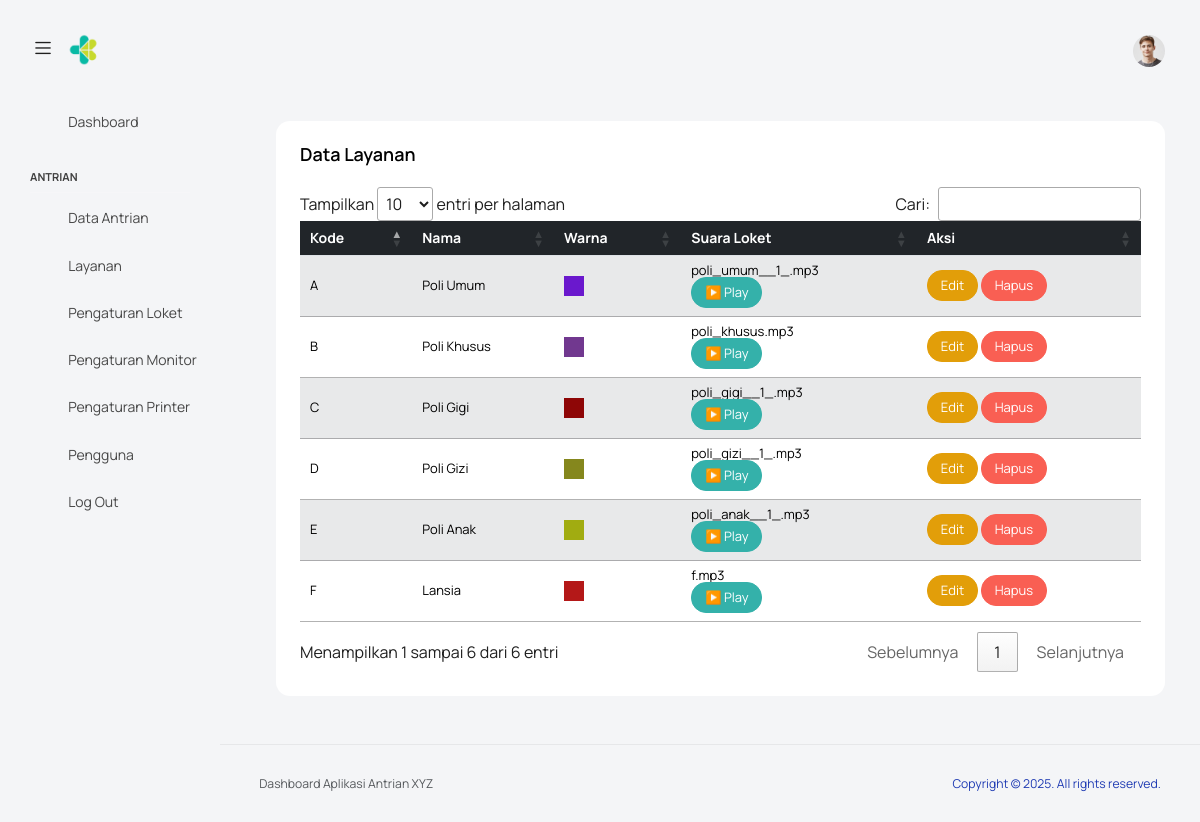
/admin/layanan.php (signed in), run on the app's committed database.
### tables this page shows
CREATE TABLE `layanan` (
  `id` int(11) NOT NULL,
  `kode_layanan` varchar(5) NOT NULL,
  `nama_layanan` varchar(100) NOT NULL,
  `warna` varchar(20) DEFAULT '#cccccc',
  `suara_mp3` varchar(255) DEFAULT NULL
);

### admin/layanan.php (the view, shortened to what this page needs)
<?php
require '../db/config.php';
$result = mysqli_query($conn, "SELECT * FROM layanan");
?>
<!DOCTYPE html>
<html lang="en">
<head>
    <link rel="stylesheet" href="src/assets/vendors/feather/feather.css">
    <link rel="stylesheet" href="src/assets/vendors/mdi/css/materialdesignicons.min.css">
    <link rel="stylesheet" href="src/assets/vendors/ti-icons/css/themify-icons.css">
    <link rel="stylesheet" href="src/assets/vendors/font-awesome/css/font-awesome.min.css">
    <link rel="stylesheet" href="src/assets/vendors/typicons/typicons.css">
    <link rel="stylesheet" href="src/assets/vendors/simple-line-icons/css/simple-line-icons.css">
    <link rel="stylesheet" href="src/assets/vendors/css/vendor.bundle.base.css">
    <link rel="stylesheet" href="src/assets/vendors/bootstrap-datepicker/bootstrap-datepicker.min.css">
    <link rel="stylesheet" href="https://cdn.datatables.net/1.13.6/css/jquery.dataTables.min.css">
    <link rel="stylesheet" href="src/assets/vendors/datatables.net-bs4/dataTables.bootstrap4.css">
    <link rel="stylesheet" type="text/css" href="src/assets/js/select.dataTables.min.css">
    <link rel="stylesheet" href="src/assets/css/style.css">
</head>
<body class="with-welcome-text">
    <div class="container-scroller">
        <?php include 'navbar.php' ?>
        <div class="container-fluid page-body-wrapper">
            <?php include 'sidebar.php' ?>
            <div class="main-panel">
                <div class="content-wrapper">
                    <div class="col-lg-12 grid-margin stretch-card">
                        <div class="card">
                            <div class="card-body">
                                <h4 class="card-title">Data Layanan</h4>
                                <div class="table-responsive">
                                    <table id="riwayatAntrian" class="table table-striped">
                                        <thead class="table-dark">
                                            <tr>
                                                <th>Kode</th>
                                                <th>Nama</th>
                                                <th>Warna</th>
                                                <th>Suara Loket</th>
                                                <th>Aksi</th>
                                            </tr>
                                        </thead>
                                        <tbody>
                                            <?php while ($row = mysqli_fetch_assoc($result)): ?>
                                                <tr>
                                                    <td><?= $row['kode_layanan'] ?></td>
                                                    <td><?= $row['nama_layanan'] ?></td>
                                                    <td>
                                                        <div style="width: 20px; height: 20px; background: <?= $row['warna'] ?>;"></div>
                                                    </td>
                                                    <td>
                                                        <?php if (!empty($row['suara_mp3'])): ?>
                                                            <?= htmlspecialchars($row['suara_mp3']) ?><br>
                                                            <button class="btn btn-sm btn-success" onclick="document.getElementById('audio-<?= $row['id'] ?>').play()">▶️ Play</button>
                                                        <?php else: ?>
                                                            <span class="text-muted">Tidak ada suara</span>
                                                        <?php endif; ?>
                                                    </td>
                                                    <td>
                                                        <button
                                                            class="btn btn-sm btn-warning"
                                                            data-bs-toggle="modal"
                                                            data-bs-target="#editLayananModal"
                                                            data-id="<?= $row['id'] ?>"
                                                            data-kode="<?= $row['kode_layanan'] ?>"
                                                            data-nama="<?= $row['nama_layanan'] ?>"
                                                            data-warna="<?= $row['warna'] ?>"
                                                            data-suara="<?= $row['suara_mp3'] ?>">Edit</button>
                                                        <a href="del_layanan?id=<?= $row['id'] ?>" class="btn btn-sm btn-danger" onclick="return confirm('Menghapus layanan ini juga akan menghapus semua antrian terkait. Lanjutkan?')">Hapus</a>
                                                    </td>
                                                </tr>
                                            <?php endwhile; ?>
                                        </tbody>
                                    </table>
                                </div>
                            </div>
                        </div>
                    </div>
                </div>
                <?php include 'footer.php' ?>
            </div>
        </div>
    </div>
</body>
</html>

### admin/navbar.php (shortened to what this page needs)
<nav class="navbar default-layout col-lg-12 col-12 p-0 fixed-top d-flex align-items-top flex-row">
  <div class="text-center navbar-brand-wrapper d-flex align-items-center justify-content-start">
    <div class="me-3">
      <button class="navbar-toggler navbar-toggler align-self-center" type="button" data-bs-toggle="minimize">
        <span class="icon-menu"></span>
      </button>
    </div>
    <div>
      <a class="navbar-brand brand-logo" href="javascript:void()">
        <img src="src/img/halflogo.png" alt="logo" />
      </a>
    </div>
  </div>
  <div class="navbar-menu-wrapper d-flex align-items-top">
    <ul class="navbar-nav ms-auto">
      <li class="nav-item">
        <form class="search-form" action="#">
          <i class="icon-search"></i>
          <input type="search" class="form-control" placeholder="Search Here" title="Search here">
        </form>
      </li>
      <li class="nav-item dropdown d-none d-lg-block user-dropdown">
        <a class="nav-link" id="UserDropdown" href="#" data-bs-toggle="dropdown" aria-expanded="false">
          <img class="img-xs rounded-circle" src="src/assets/images/faces/face1.jpg" alt="Profile image"> </a>
      </li>
    </ul>
  </div>
</nav>

### admin/sidebar.php
<nav class="sidebar sidebar-offcanvas" id="sidebar">
  <ul class="nav">
    <li class="nav-item">
      <a class="nav-link" href="index">
        <i class="mdi mdi-grid-large menu-icon"></i>
        <span class="menu-title">Dashboard</span>
      </a>
    </li>
    <li class="nav-item nav-category">Antrian</li>
    <li class="nav-item">
      <a class="nav-link" href="kelola_antrian" aria-controls="ui-basic">
        <i class="menu-icon mdi mdi-queue-first-in-last-out"></i>
        <span class="menu-title">Data Antrian</span>
      </a>
    </li>
    <li class="nav-item">
      <a class="nav-link" href="layanan" aria-expanded="false" aria-controls="form-elements">
        <i class="menu-icon mdi mdi-card-multiple"></i>
        <span class="menu-title">Layanan</span>
      </a>
    </li>
    <li class="nav-item">
      <a class="nav-link" href="loket" aria-expanded="false" aria-controls="form-elements">
        <i class="menu-icon mdi  mdi-account-details"></i>
        <span class="menu-title">Pengaturan Loket</span>
      </a>
    </li>
    <li class="nav-item">
      <a class="nav-link" href="pengaturan_monitor" aria-expanded="false" aria-controls="form-elements">
        <i class="menu-icon mdi mdi-television-speaker"></i>
        <span class="menu-title">Pengaturan Monitor</span>
      </a>
    </li>
    <li class="nav-item">
      <a class="nav-link" href="pengaturan_printer" aria-expanded="false" aria-controls="form-elements">
        <i class="menu-icon mdi mdi-printer""></i>
                <span class=" menu-title">Pengaturan Printer</span>
      </a>
    </li>
    <li class="nav-item">
      <a class="nav-link" href="user" aria-expanded="false" aria-controls="auth">
        <i class="menu-icon mdi mdi-account-circle-outline"></i>
        <span class="menu-title">Pengguna</span>
      </a>
    </li>
    <li class="nav-item">
      <a class="nav-link" href="../logout">
        <i class="menu-icon mdi mdi-logout"></i>
        <span class="menu-title">Log Out</span>
      </a>
    </li>
  </ul>
</nav>

### admin/footer.php
<footer class="footer">
  <div class="d-sm-flex justify-content-center justify-content-sm-between">
    <span class="text-muted text-center text-sm-left d-block d-sm-inline-block">Dashboard Aplikasi Antrian XYZ<a href="javascript:void()"></span>
    <span class="float-none float-sm-end d-block mt-1 mt-sm-0 text-center">Copyright © <?= date('Y') ?>. All rights reserved.</span>
  </div>
</footer>

### data on the page
layanan: kode_layanan "A", nama_layanan "Poli Umum", suara_mp3 "poli_umum__1_.mp3"
layanan: kode_layanan "B", nama_layanan "Poli Khusus", suara_mp3 "poli_khusus.mp3"
layanan: kode_layanan "C", nama_layanan "Poli Gigi", suara_mp3 "poli_gigi__1_.mp3"
layanan: kode_layanan "D", nama_layanan "Poli Gizi", suara_mp3 "poli_gizi__1_.mp3"
layanan: kode_layanan "E", nama_layanan "Poli Anak", suara_mp3 "poli_anak__1_.mp3"
layanan: kode_layanan "F", nama_layanan "Lansia", suara_mp3 "f.mp3"
